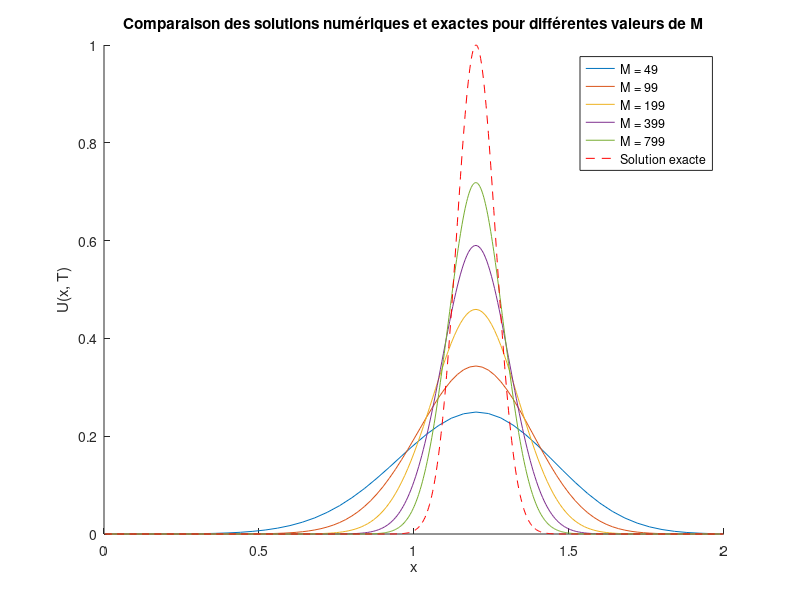

The MATLAB script that drew this image:
% Définition des paramètres
a = 0;
b = 2;
beta = 1;
T = 1;
M_values = [49, 99, 199, 399, 799]; % Différentes valeurs de M

% Initialisation de la figure
figure;
hold on;

% Boucle sur différentes valeurs de M
for M = M_values
    % Calcul de h et ajustement de k
    h = (b - a) / (M + 1);
    k = 0.5 * h;
    N = round(T / k);

    % Initialisation de x et U(0)
    x = linspace(a + h, b - h, M)';
    U0 = exp(-5 * (5 * x - 1) .^ 2);

    % Initialisation de U
    U = zeros(M, N);
    U(:, 1) = U0;

    % Définition des coefficients p et q
    p = 1/2 - beta * k / (2 * h);
    q = 1/2 + beta * k / (2 * h);

    % Construction de la matrice A
    A = diag(p * ones(1, M-1), 1) + diag(q * ones(1, M-1), -1);

    % Boucle sur le temps
    for n = 2:N
        U(:, n) = A * U(:, n-1);
    end

    % Tracé de la solution numérique pour M actuel
    plot(x, U(:, end), 'DisplayName', ['M = ' num2str(M)]);

    % Calcul de la solution exacte
    xExact = x - beta * T;
    UExact = exp(-5 * (5 * xExact - 1) .^ 2);

    % Calcul de l'erreur L2 et du maximum
    L2_error = norm(U(:, end) - UExact, 2);
    [maxU, maxPos] = max(U(:, end));
    disp(['M = ' num2str(M) ', Max U: ' num2str(maxU) ', Position: ' num2str(x(maxPos)) ', L2 Error: ' num2str(L2_error)]);
end

% Tracé de la solution exacte
plot(x, UExact, 'r--', 'DisplayName', 'Solution exacte');
title('Comparaison des solutions numériques et exactes pour différentes valeurs de M');
xlabel('x');
ylabel('U(x, T)');
legend;
hold off;
